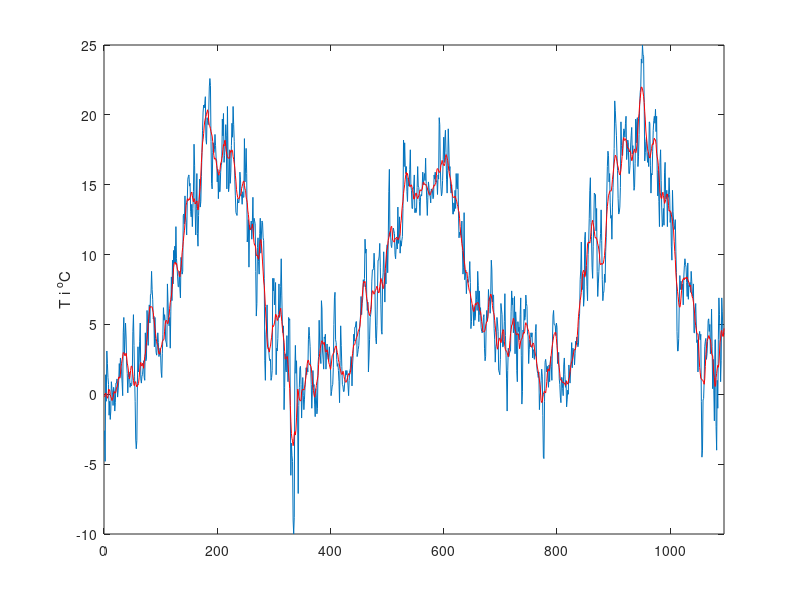

Write the MATLAB code that produced this figure.
% slidingmean.m
load T8183.mat
n = length(T);
k = input(' give value on k ')
plot(T)
hold on
for i = 1:n
    n1 = max(1,i-k);
    n2 = min(n,i+k);
    Tm(i) = mean(T(n1:n2));
end
plot(Tm,'r')
xlim([0 n])
ylabel('T i ^oC')